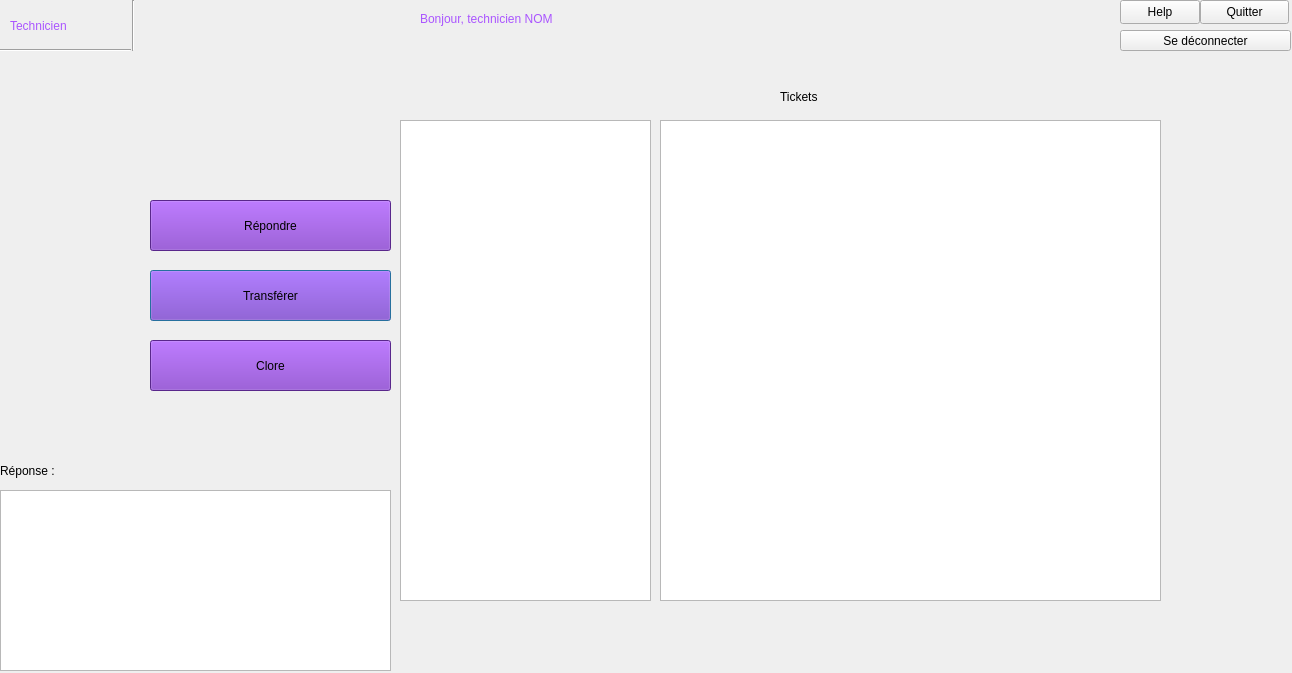
<?xml version="1.0" encoding="UTF-8"?>
<ui version="4.0">
 <class>TechnicienWindow</class>
 <widget class="QDialog" name="TechnicienWindow">
  <property name="geometry">
   <rect>
    <x>0</x>
    <y>0</y>
    <width>1292</width>
    <height>673</height>
   </rect>
  </property>
  <property name="windowTitle">
   <string>Dialog</string>
  </property>
  <widget class="QPushButton" name="pushButton_3">
   <property name="geometry">
    <rect>
     <x>150</x>
     <y>270</y>
     <width>241</width>
     <height>51</height>
    </rect>
   </property>
   <property name="cursor">
    <cursorShape>PointingHandCursor</cursorShape>
   </property>
   <property name="styleSheet">
    <string notr="true">background-color: rgb(125, 54, 195);
font: 900 16pt &quot;Arial Black&quot;;
</string>
   </property>
   <property name="text">
    <string>Transférer</string>
   </property>
  </widget>
  <widget class="QLabel" name="label">
   <property name="geometry">
    <rect>
     <x>10</x>
     <y>10</y>
     <width>108</width>
     <height>32</height>
    </rect>
   </property>
   <property name="styleSheet">
    <string notr="true">font: italic 22pt &quot;Monotype Corsiva&quot;;
color: rgb(170, 85, 255)</string>
   </property>
   <property name="text">
    <string>Technicien</string>
   </property>
  </widget>
  <widget class="QLabel" name="label_2">
   <property name="geometry">
    <rect>
     <x>420</x>
     <y>0</y>
     <width>357</width>
     <height>37</height>
    </rect>
   </property>
   <property name="styleSheet">
    <string notr="true">font: 700 24pt &quot;Bell MT&quot;;
color: rgb(170, 85, 255)</string>
   </property>
   <property name="text">
    <string>Bonjour, technicien NOM</string>
   </property>
  </widget>
  <widget class="QPushButton" name="pushButton_4">
   <property name="geometry">
    <rect>
     <x>150</x>
     <y>340</y>
     <width>241</width>
     <height>51</height>
    </rect>
   </property>
   <property name="cursor">
    <cursorShape>PointingHandCursor</cursorShape>
   </property>
   <property name="styleSheet">
    <string notr="true">background-color: rgb(125, 54, 195);
font: 900 16pt &quot;Arial Black&quot;;
</string>
   </property>
   <property name="text">
    <string>Clore</string>
   </property>
  </widget>
  <widget class="QPushButton" name="pushButton_2">
   <property name="geometry">
    <rect>
     <x>150</x>
     <y>200</y>
     <width>241</width>
     <height>51</height>
    </rect>
   </property>
   <property name="cursor">
    <cursorShape>PointingHandCursor</cursorShape>
   </property>
   <property name="styleSheet">
    <string notr="true">background-color: rgb(125, 54, 195);
font: 900 16pt &quot;Arial Black&quot;;
</string>
   </property>
   <property name="text">
    <string>Répondre</string>
   </property>
  </widget>
  <widget class="QPushButton" name="pushButton_5">
   <property name="geometry">
    <rect>
     <x>1120</x>
     <y>0</y>
     <width>80</width>
     <height>24</height>
    </rect>
   </property>
   <property name="text">
    <string>Help</string>
   </property>
  </widget>
  <widget class="Line" name="line_2">
   <property name="geometry">
    <rect>
     <x>0</x>
     <y>35</y>
     <width>131</width>
     <height>31</height>
    </rect>
   </property>
   <property name="orientation">
    <enum>Qt::Horizontal</enum>
   </property>
  </widget>
  <widget class="QPushButton" name="pushButton">
   <property name="geometry">
    <rect>
     <x>1200</x>
     <y>0</y>
     <width>89</width>
     <height>24</height>
    </rect>
   </property>
   <property name="text">
    <string>Quitter</string>
   </property>
  </widget>
  <widget class="Line" name="line">
   <property name="geometry">
    <rect>
     <x>123</x>
     <y>0</y>
     <width>20</width>
     <height>51</height>
    </rect>
   </property>
   <property name="orientation">
    <enum>Qt::Vertical</enum>
   </property>
  </widget>
  <widget class="QLabel" name="label_3">
   <property name="geometry">
    <rect>
     <x>780</x>
     <y>80</y>
     <width>116</width>
     <height>34</height>
    </rect>
   </property>
   <property name="styleSheet">
    <string notr="true">font: 900 18pt &quot;Arial Black&quot;;</string>
   </property>
   <property name="text">
    <string>Tickets</string>
   </property>
  </widget>
  <widget class="QPushButton" name="create_usr_2">
   <property name="geometry">
    <rect>
     <x>1120</x>
     <y>30</y>
     <width>171</width>
     <height>21</height>
    </rect>
   </property>
   <property name="text">
    <string>Se déconnecter</string>
   </property>
  </widget>
  <widget class="QTextEdit" name="textEdit">
   <property name="geometry">
    <rect>
     <x>660</x>
     <y>120</y>
     <width>501</width>
     <height>481</height>
    </rect>
   </property>
  </widget>
  <widget class="QListView" name="listView">
   <property name="geometry">
    <rect>
     <x>400</x>
     <y>120</y>
     <width>251</width>
     <height>481</height>
    </rect>
   </property>
  </widget>
  <widget class="QTextEdit" name="textEdit_2">
   <property name="geometry">
    <rect>
     <x>0</x>
     <y>490</y>
     <width>391</width>
     <height>181</height>
    </rect>
   </property>
  </widget>
  <widget class="QLabel" name="label_4">
   <property name="geometry">
    <rect>
     <x>0</x>
     <y>460</y>
     <width>61</width>
     <height>21</height>
    </rect>
   </property>
   <property name="text">
    <string>Réponse :</string>
   </property>
  </widget>
 </widget>
 <resources/>
 <connections/>
</ui>
